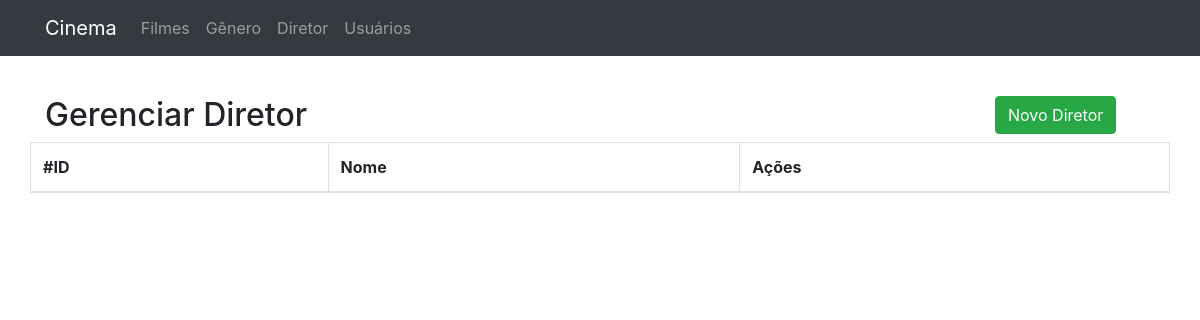
The page /diretor.php on the database as committed earlier.
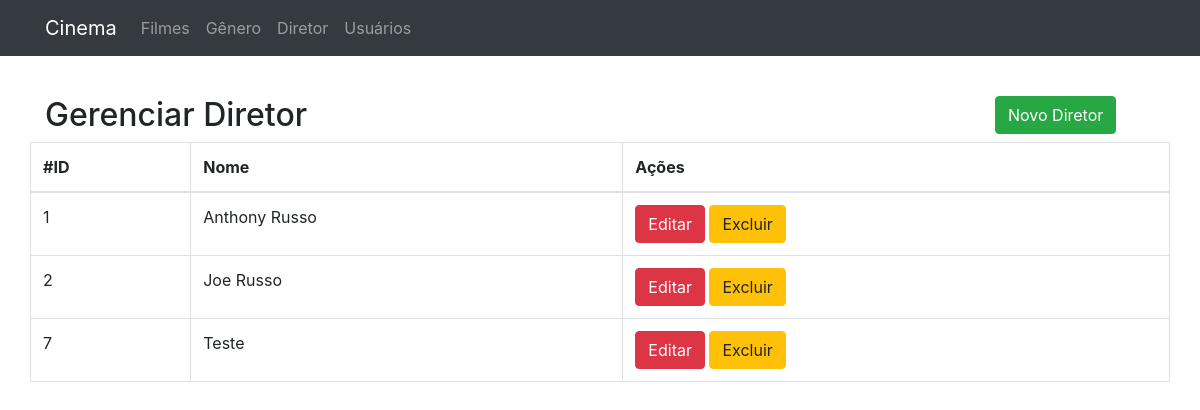
The same page on the database as committed later.
### tables this page shows
CREATE TABLE `diretor` (
  `id` int NOT NULL AUTO_INCREMENT,
  `nome` varchar(60) NOT NULL,
  PRIMARY KEY (`id`)
);

### classes/Conexao.php (called while the page is built, shortened)
<?php
class Conexao
{
	private $host;
	private $user;
	private $password;
	public function __construct() {
		$this->host = 'mysql:host=localhost;dbname=pipoca_doce';
		$this->user = 'root';
		$this->password = 'root';
	}
	public function conectar() {
		try {
			$conn = new PDO(
				$this->host,
				$this->user,
				$this->password
			);
			return $conn;
		} catch (PDOException $e) {
			echo 'Erro na conexao. Erro reportado: ' . $e->getMessage();
			exit;
		}
	}
}

### classes/DiretorDAO.php (called while the page is built, shortened)
<?php
require_once 'Model.php';
class DiretorDAO extends Model
{
    public function __construct()
    {
        $this->class = 'Diretor';
        $this->tabela = 'diretor';
    }
	public function listar($pesquisa = '')
	{
		if ($pesquisa != '') {
			$sql = "SELECT * FROM {$this->tabela}
					WHERE nome like '%{$pesquisa}%'
						OR nome like '%{$pesquisa}%'";
		} else {
			$sql = "SELECT * FROM {$this->tabela}";
		}
		$stmt = $this->db->prepare($sql);
		$stmt->setFetchMode(PDO::FETCH_CLASS, $this->class);
		$stmt->execute();
		return $stmt->fetchAll();
	}
}

### classes/Model.php (called while the page is built, shortened)
<?php
require 'Conexao.php';
class Model
{
	public function __construct()
	{
		$conexao = new Conexao();
		$this->db = $conexao->conectar();
	}
}

### classes/Diretor.php (called while the page is built, shortened)
<?php
class Diretor
{
	private $id;
	private $nome;
    public function getId()
    {
        return $this->id;
    }
    public function getNome()
    {
        return $this->nome;
    }
}

### diretor.php (the view)
<?php include './layout/header.php';?>
<?php include './layout/menu.php';?>
<?php
require 'classes/Diretor.php';
require 'classes/DiretorDAO.php';
$diretorDAO = new DiretorDAO();
$diretores = $diretorDAO->listar();
?>
<div class="row" style="margin-top:40px">
	<div class="col-10">
		<h2>Gerenciar Diretor</h2>
	</div>
	<div class="col-2">
		<a href="form_diretor.php" class="btn btn-success">Novo Diretor</a>
	</div>
</div>
<div class="row">
	<table class="table table-hover table-bordered">
		<thead>
			<tr>
				<th>#ID</th>
				<th>Nome</th>
				<th>Ações</th>
			</tr>
		</thead>
		<tbody>
			<?php foreach ($diretores as $diretor) { ?>
			<tr>
				<td><?= $diretor->getId() ?></td>
				<td><?= $diretor->getNome() ?></td>
				<td>
					<a href="form_diretor.php?id=<?= $diretor->getId() ?>" class="btn btn-danger">
						Editar
					</a>
					<a href="controle_diretor.php?acao=deletar&id=<?= $diretor->getId() ?>" class="btn btn-warning" onclick="return confirm('Deseja realmente exluir o gênero?')">
						Excluir
					</a>
				</td>
			</tr>
			<?php } ?>
		</tbody>
	</table>
</div>
<?php include './layout/footer.php';?>

### layout/header.php (shortened to what this page needs)
<!DOCTYPE html>
<html>
<head>
	<link rel="stylesheet" href="assets/css/bootstrap.min.css">
	<link rel="stylesheet" type="text/css" href="assets/css/all.css">
</head>
<body>

### layout/menu.php (shortened to what this page needs)
<nav class="navbar navbar-expand-lg navbar-dark bg-dark">
	<div class="container">
		<a class="navbar-brand" href="index.php">Cinema</a>
	    <div class="collapse navbar-collapse" id="conteudoNavbarSuportado">
	      	<ul class="navbar-nav mr-auto">
		        <li class="nav-item dropdown">
			        <a class="nav-link" href="filme.php" id="navbarDropdown">Filmes</a>
		        </li>
		        <li class="nav-item dropdown">
		         	<a class="nav-link" href="genero.php" id="navbarDropdown">Gênero</a>
		        </li>
	        	<li class="nav-item dropdown">
	          		<a class="nav-link" href="diretor.php" id="navbarDropdown">Diretor</a>
	        	</li>
	        	<li class="nav-item dropdown">
	          		<a class="nav-link" href="#" id="navbarDropdown">Usuários</a>
	        	</li>
	      	</ul>
	    </div>
	</div>
</nav>
<div class="container">

### layout/footer.php
</div>
</body>
</html>

Rows that differ between the two databases and show on the page:
added diretor: id "1", nome "Anthony Russo"
added diretor: id "2", nome "Joe Russo"
added diretor: id "7", nome "Teste"
